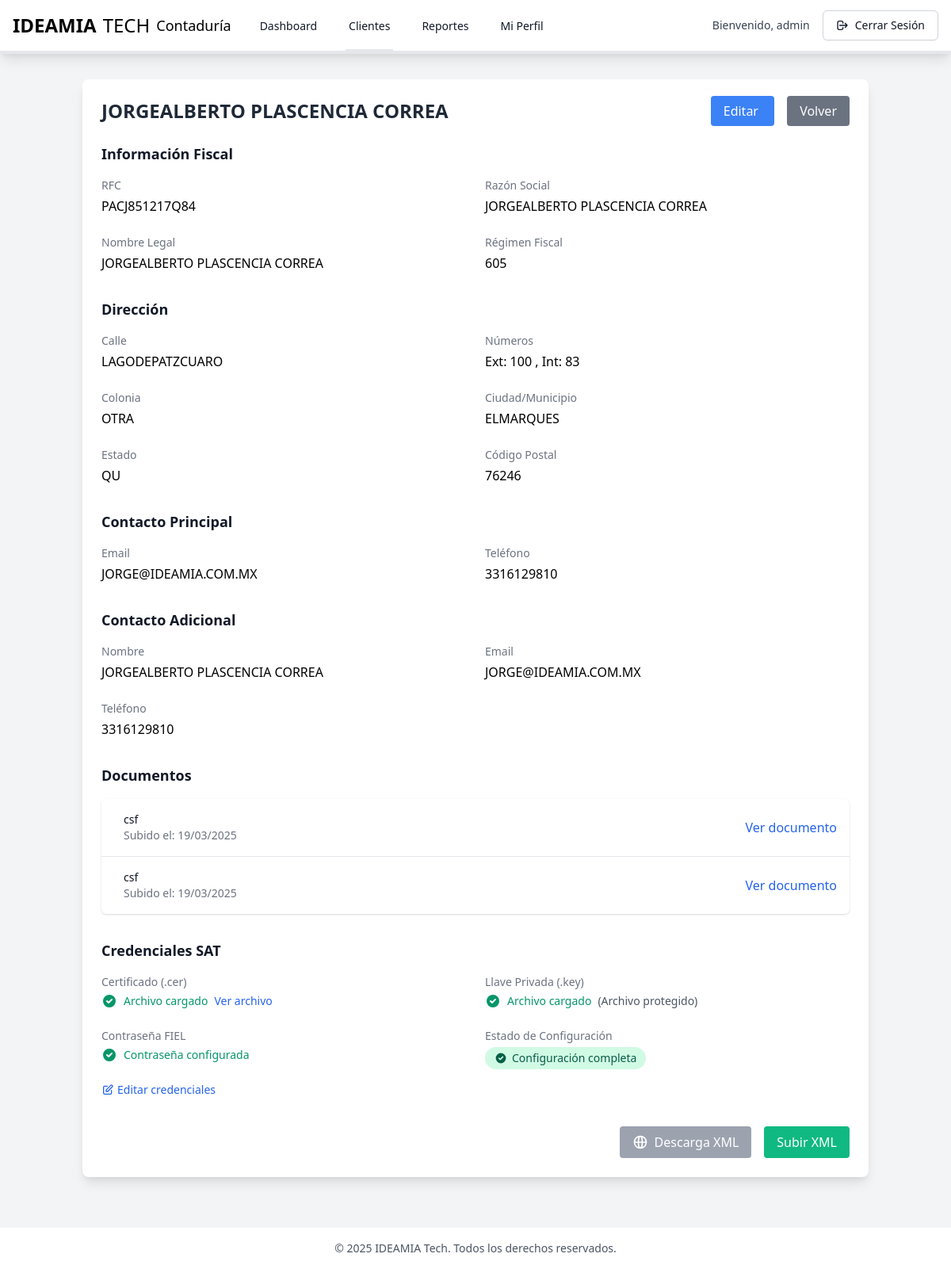
Page /clients/view/2 (signed in) on the committed database.
### tables this page shows
CREATE TABLE `clients` (
  `id` int(11) NOT NULL,
  `rfc` varchar(13) NOT NULL,
  `business_name` varchar(255) NOT NULL,
  `legal_name` varchar(255) DEFAULT NULL,
  `fiscal_regime` varchar(3) NOT NULL,
  `street` varchar(255) NOT NULL,
  `exterior_number` varchar(20) NOT NULL,
  `interior_number` varchar(20) DEFAULT NULL,
  `neighborhood` varchar(255) NOT NULL,
  `city` varchar(255) NOT NULL,
  `state` varchar(255) NOT NULL,
  `zip_code` varchar(5) NOT NULL,
  `email` varchar(255) NOT NULL,
  `phone` varchar(20) NOT NULL,
  `csf_path` varchar(255) DEFAULT NULL,
  `status` enum('active','inactive') DEFAULT 'active',
  `created_at` timestamp NOT NULL DEFAULT current_timestamp(),
  `updated_at` timestamp NOT NULL DEFAULT current_timestamp() ON UPDATE current_timestamp(),
  `cer_path` varchar(255) DEFAULT NULL COMMENT 'Ruta al archivo .cer del SAT',
  `key_path` varchar(255) DEFAULT NULL COMMENT 'Ruta al archivo .key del SAT',
  `key_password` varchar(255) DEFAULT NULL COMMENT 'Contraseña de la llave privada'
);

CREATE TABLE `client_contacts` (
  `id` int(11) NOT NULL,
  `client_id` int(11) NOT NULL,
  `contact_name` varchar(255) DEFAULT NULL,
  `contact_email` varchar(255) DEFAULT NULL,
  `contact_phone` varchar(20) DEFAULT NULL,
  `created_at` timestamp NOT NULL DEFAULT current_timestamp(),
  `updated_at` timestamp NOT NULL DEFAULT current_timestamp() ON UPDATE current_timestamp()
);

CREATE TABLE `client_documents` (
  `id` int(11) NOT NULL,
  `client_id` int(11) NOT NULL,
  `type` varchar(50) NOT NULL,
  `file_path` varchar(255) NOT NULL,
  `created_at` timestamp NOT NULL DEFAULT current_timestamp(),
  `updated_at` timestamp NOT NULL DEFAULT current_timestamp() ON UPDATE current_timestamp()
);

### app/views/clients/view.php (the view, shortened to what the rows shown need)
<!DOCTYPE html>
<html lang="es">
<head>
    <link rel="stylesheet" href="<?php echo BASE_URL; ?>/css/styles.css">
</head>
<body class="bg-gray-100">
    <?php include __DIR__ . '/../partials/navbar.php'; ?>
    <div class="container mx-auto px-4 py-8">
        <div class="bg-white rounded-lg shadow-lg p-6">
            <div class="flex justify-between items-center mb-6">
                <h1 class="text-2xl font-bold text-gray-800">
                    <?php echo htmlspecialchars($client['business_name']); ?>
                </h1>
                <div class="space-x-4">
                    <a href="<?php echo BASE_URL; ?>/clients/edit/<?php echo $client['id']; ?>"
                       class="bg-blue-500 hover:bg-blue-600 text-white px-4 py-2 rounded">
                        Editar
                    </a>
                    <a href="<?php echo BASE_URL; ?>/clients"
                       class="bg-gray-500 hover:bg-gray-600 text-white px-4 py-2 rounded">
                        Volver
                    </a>
                </div>
            </div>
            <div class="mb-8">
                <h2 class="text-lg font-semibold text-gray-900 mb-4">Información Fiscal</h2>
                <div class="grid grid-cols-1 md:grid-cols-2 gap-6">
                    <div>
                        <p class="text-sm font-medium text-gray-500">RFC</p>
                        <p class="mt-1"><?php echo htmlspecialchars($client['rfc']); ?></p>
                    </div>
                    <div>
                        <p class="text-sm font-medium text-gray-500">Razón Social</p>
                        <p class="mt-1"><?php echo htmlspecialchars($client['business_name']); ?></p>
                    </div>
                    <div>
                        <p class="text-sm font-medium text-gray-500">Nombre Legal</p>
                        <p class="mt-1"><?php echo htmlspecialchars($client['legal_name'] ?? 'No especificado'); ?></p>
                    </div>
                    <div>
                        <p class="text-sm font-medium text-gray-500">Régimen Fiscal</p>
                        <p class="mt-1"><?php echo htmlspecialchars($client['fiscal_regime']); ?></p>
                    </div>
                </div>
            </div>
            <div class="mb-8">
                <h2 class="text-lg font-semibold text-gray-900 mb-4">Dirección</h2>
                <div class="grid grid-cols-1 md:grid-cols-2 gap-6">
                    <div>
                        <p class="text-sm font-medium text-gray-500">Calle</p>
                        <p class="mt-1"><?php echo htmlspecialchars($client['street']); ?></p>
                    </div>
                    <div>
                        <p class="text-sm font-medium text-gray-500">Números</p>
                        <p class="mt-1">
                            Ext: <?php echo htmlspecialchars($client['exterior_number']); ?>
                            <?php if (!empty($client['interior_number'])): ?>
                                , Int: <?php echo htmlspecialchars($client['interior_number']); ?>
                            <?php endif; ?>
                        </p>
                    </div>
                    <div>
                        <p class="text-sm font-medium text-gray-500">Colonia</p>
                        <p class="mt-1"><?php echo htmlspecialchars($client['neighborhood']); ?></p>
                    </div>
                    <div>
                        <p class="text-sm font-medium text-gray-500">Ciudad/Municipio</p>
                        <p class="mt-1"><?php echo htmlspecialchars($client['city']); ?></p>
                    </div>
                    <div>
                        <p class="text-sm font-medium text-gray-500">Estado</p>
                        <p class="mt-1"><?php echo htmlspecialchars($client['state']); ?></p>
                    </div>
                    <div>
                        <p class="text-sm font-medium text-gray-500">Código Postal</p>
                        <p class="mt-1"><?php echo htmlspecialchars($client['zip_code']); ?></p>
                    </div>
                </div>
            </div>
            <div class="mb-8">
                <h2 class="text-lg font-semibold text-gray-900 mb-4">Contacto Principal</h2>
                <div class="grid grid-cols-1 md:grid-cols-2 gap-6">
                    <div>
                        <p class="text-sm font-medium text-gray-500">Email</p>
                        <p class="mt-1"><?php echo htmlspecialchars($client['email']); ?></p>
                    </div>
                    <div>
                        <p class="text-sm font-medium text-gray-500">Teléfono</p>
                        <p class="mt-1"><?php echo htmlspecialchars($client['phone']); ?></p>
                    </div>
                </div>
            </div>
            <?php if ($contact): ?>
            <div class="mb-8">
                <h2 class="text-lg font-semibold text-gray-900 mb-4">Contacto Adicional</h2>
                <div class="grid grid-cols-1 md:grid-cols-2 gap-6">
                    <div>
                        <p class="text-sm font-medium text-gray-500">Nombre</p>
                        <p class="mt-1"><?php echo htmlspecialchars($contact['contact_name'] ?? 'No especificado'); ?></p>
                    </div>
                    <div>
                        <p class="text-sm font-medium text-gray-500">Email</p>
                        <p class="mt-1"><?php echo htmlspecialchars($contact['contact_email'] ?? 'No especificado'); ?></p>
                    </div>
                    <div>
                        <p class="text-sm font-medium text-gray-500">Teléfono</p>
                        <p class="mt-1"><?php echo htmlspecialchars($contact['contact_phone'] ?? 'No especificado'); ?></p>
                    </div>
                </div>
            </div>
            <?php endif; ?>
            <?php if (!empty($documents)): ?>
            <div class="mb-8">
                <h2 class="text-lg font-semibold text-gray-900 mb-4">Documentos</h2>
                <div class="bg-white shadow overflow-hidden sm:rounded-md">
                    <ul class="divide-y divide-gray-200">
                        <?php foreach ($documents as $doc): ?>
                        <li>
                            <div class="px-4 py-4 flex items-center justify-between">
                                <div class="flex items-center">
                                    <div class="ml-3">
                                        <p class="text-sm font-medium text-gray-900">
                                            <?php echo htmlspecialchars($doc['type']); ?>
                                        </p>
                                        <p class="text-sm text-gray-500">
                                            Subido el: <?php echo date('d/m/Y', strtotime($doc['created_at'])); ?>
                                        </p>
                                    </div>
                                </div>
                                <div>
                                    <a href="<?php echo BASE_URL; ?>/uploads/<?php echo $doc['file_path']; ?>"
                                       target="_blank"
                                       class="text-blue-600 hover:text-blue-900">
                                        Ver documento
                                    </a>
                                </div>
                            </div>
                        </li>
                        <?php endforeach; ?>
                    </ul>
                </div>
            </div>
            <?php endif; ?>
            <div class="mb-8">
                <h2 class="text-lg font-semibold text-gray-900 mb-4">Credenciales SAT</h2>
                <div class="grid grid-cols-1 md:grid-cols-2 gap-6">
                    <div>
                        <p class="text-sm font-medium text-gray-500">Certificado (.cer)</p>
                        <div class="mt-1 flex items-center">
                            <?php if (!empty($client['cer_path'])): ?>
                                <span class="text-sm text-green-600 flex items-center">
                                    <svg class="w-5 h-5 mr-2" fill="currentColor" viewBox="0 0 20 20">
                                        <path fill-rule="evenodd" d="M10 18a8 8 0 100-16 8 8 0 000 16zm3.707-9.293a1 1 0 00-1.414-1.414L9 10.586 7.707 9.293a1 1 0 00-1.414 1.414l2 2a1 1 0 001.414 0l4-4z" clip-rule="evenodd"/>
                                    </svg>
                                    Archivo cargado
                                    <a href="<?php echo BASE_URL . '/uploads/' . htmlspecialchars($client['cer_path']); ?>"
                                       class="ml-2 text-blue-600 hover:text-blue-800"
                                       target="_blank">
                                        Ver archivo
                                    </a>
                                </span>
                            <?php else: ?>
                                <span class="text-sm text-gray-500">No se ha cargado el certificado</span>
                            <?php endif; ?>
                        </div>
                    </div>
                    <div>
                        <p class="text-sm font-medium text-gray-500">Llave Privada (.key)</p>
                        <div class="mt-1 flex items-center">
                            <?php if (!empty($client['key_path'])): ?>
                                <span class="text-sm text-green-600 flex items-center">
                                    <svg class="w-5 h-5 mr-2" fill="currentColor" viewBox="0 0 20 20">
                                        <path fill-rule="evenodd" d="M10 18a8 8 0 100-16 8 8 0 000 16zm3.707-9.293a1 1 0 00-1.414-1.414L9 10.586 7.707 9.293a1 1 0 00-1.414 1.414l2 2a1 1 0 001.414 0l4-4z" clip-rule="evenodd"/>
                                    </svg>
                                    Archivo cargado
                                    <span class="ml-2 text-gray-600">(Archivo protegido)</span>
                                </span>
                            <?php else: ?>
                                <span class="text-sm text-gray-500">No se ha cargado la llave privada</span>
                            <?php endif; ?>
                        </div>
                    </div>
                    <div>
                        <p class="text-sm font-medium text-gray-500">Contraseña FIEL</p>
                        <div class="mt-1">
                            <?php if (!empty($client['key_password'])): ?>
                                <span class="text-sm text-green-600 flex items-center">
                                    <svg class="w-5 h-5 mr-2" fill="currentColor" viewBox="0 0 20 20">
                                        <path fill-rule="evenodd" d="M10 18a8 8 0 100-16 8 8 0 000 16zm3.707-9.293a1 1 0 00-1.414-1.414L9 10.586 7.707 9.293a1 1 0 00-1.414 1.414l2 2a1 1 0 001.414 0l4-4z" clip-rule="evenodd"/>
                                    </svg>
                                    Contraseña configurada
                                </span>
                            <?php else: ?>
                                <span class="text-sm text-gray-500">No se ha configurado la contraseña</span>
                            <?php endif; ?>
                        </div>
                    </div>
                    <div>
                        <p class="text-sm font-medium text-gray-500">Estado de Configuración</p>
                        <div class="mt-1">
                            <?php
                            $isConfigured = !empty($client['cer_path']) &&
                                           !empty($client['key_path']) &&
                                           !empty($client['key_password']);
                            ?>
                            <?php if ($isConfigured): ?>
                                <span class="inline-flex items-center px-3 py-1 rounded-full text-sm font-medium bg-green-100 text-green-800">
                                    <svg class="w-4 h-4 mr-1.5" fill="currentColor" viewBox="0 0 20 20">
                                        <path fill-rule="evenodd" d="M10 18a8 8 0 100-16 8 8 0 000 16zm3.707-9.293a1 1 0 00-1.414-1.414L9 10.586 7.707 9.293a1 1 0 00-1.414 1.414l2 2a1 1 0 001.414 0l4-4z" clip-rule="evenodd"/>
                                    </svg>
                                    Configuración completa
                                </span>
                            <?php endif; ?>
                        </div>
                    </div>
                </div>
                <div class="mt-4">
                    <a href="<?php echo BASE_URL; ?>/clients/edit/<?php echo $client['id']; ?>#credenciales-sat"
                       class="inline-flex items-center text-sm text-blue-600 hover:text-blue-800">
                        <svg class="w-4 h-4 mr-1" fill="none" stroke="currentColor" viewBox="0 0 24 24">
                            <path stroke-linecap="round" stroke-linejoin="round" stroke-width="2" d="M11 5H6a2 2 0 00-2 2v11a2 2 0 002 2h11a2 2 0 002-2v-5m-1.414-9.414a2 2 0 112.828 2.828L11.828 15H9v-2.828l8.586-8.586z"/>
                        </svg>
                        Editar credenciales
                    </a>
                </div>
            </div>
            <div class="flex justify-end space-x-4 mt-8">
                <button
                    disabled
                    class="bg-gray-400 cursor-not-allowed text-white px-4 py-2 rounded inline-flex items-center group relative"
                    onmouseover="document.getElementById('proximamente').classList.remove('hidden')"
                    onmouseout="document.getElementById('proximamente').classList.add('hidden')"
                >
                    <svg class="w-5 h-5 mr-2" fill="none" stroke="currentColor" viewBox="0 0 24 24">
                        <path stroke-linecap="round" stroke-linejoin="round" stroke-width="2"
                              d="M21 12a9 9 0 01-9 9m9-9a9 9 0 00-9-9m9 9H3m9 9a9 9 0 01-9-9m9 9c1.657 0 3-4.03 3-9s-1.343-9-3-9m0 18c-1.657 0-3-4.03-3-9s1.343-9 3-9m-9 9a9 9 0 019-9"/>
                    </svg>
                    Descarga XML
                </button>
                <a href="<?php echo BASE_URL; ?>/clients/upload-xml?id=<?php echo $client['id']; ?>"
                   class="bg-green-500 hover:bg-green-600 text-white px-4 py-2 rounded">
                    Subir XML
                </a>
            </div>
        </div>
    </div>
    <?php include __DIR__ . '/../partials/footer.php'; ?>
</body>
</html>

### rows in the picture
clients: business_name "JORGEALBERTO PLASCENCIA CORREA", rfc "PACJ851217Q84", legal_name "JORGEALBERTO PLASCENCIA CORREA", fiscal_regime "605", street "LAGODEPATZCUARO", exterior_number "100", interior_number "83", neighborhood "OTRA", city "ELMARQUES", state "QU", zip_code "76246", email "JORGE@IDEAMIA.COM.MX", phone "3316129810"
client_contacts: contact_name "JORGEALBERTO PLASCENCIA CORREA", contact_email "JORGE@IDEAMIA.COM.MX", contact_phone "3316129810"
client_documents: type "csf", created_at "19/03/2025"
client_documents: type "csf", created_at "19/03/2025"

### other values in the picture
$_SESSION['username'] "admin"
